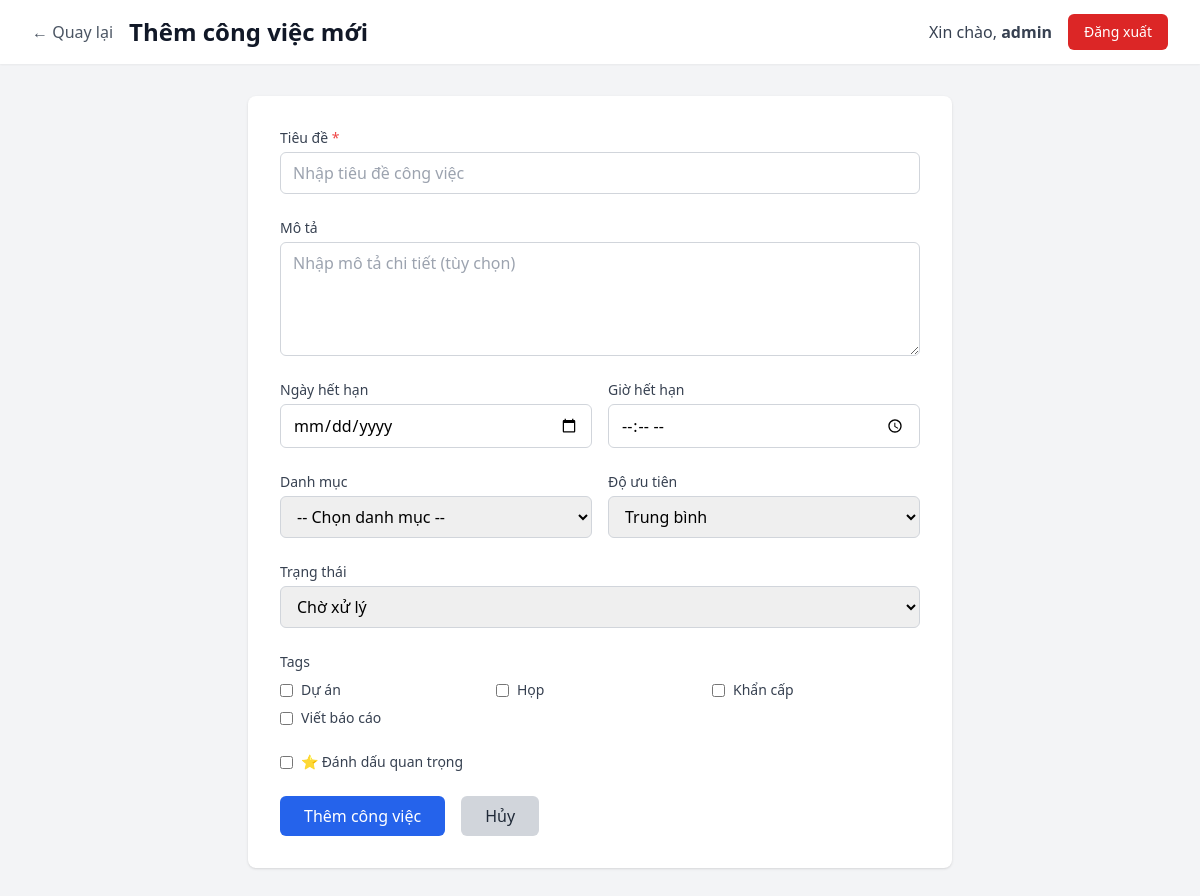
Page /public/dashboard/tasks/create.php (signed in) on the committed database.
### tables this page shows
CREATE TABLE `tags` (
  `id` int(10) UNSIGNED NOT NULL,
  `user_id` int(10) UNSIGNED NOT NULL,
  `name` varchar(50) NOT NULL,
  `color` varchar(7) DEFAULT '#6B7280' COMMENT 'Mã màu hex',
  `created_at` timestamp NOT NULL DEFAULT current_timestamp()
);

### src/Helpers/Session.php (called while the page is built, shortened)
<?php
class Session {
    public static function get($key, $default = null) {
        return $_SESSION[$key] ?? $default;
    }
}

### config/database.php (called while the page is built, shortened)
<?php
class Database {
    private static $instance = null;
    private $pdo;
    private function __construct() {
        try {
            $dsn = "mysql:host=" . DB_HOST . ";dbname=" . DB_NAME . ";charset=" . DB_CHARSET;
            $options = [
                PDO::ATTR_ERRMODE => PDO::ERRMODE_EXCEPTION,
                PDO::ATTR_DEFAULT_FETCH_MODE => PDO::FETCH_ASSOC,
                PDO::ATTR_EMULATE_PREPARES => false,
            ];
            $this->pdo = new PDO($dsn, DB_USER, DB_PASS, $options);
        } catch (PDOException $e) {
            die("Database connection failed: " . $e->getMessage());
        }
    }
    public static function getInstance() {
        if (self::$instance === null) {
            self::$instance = new self();
        }
        return self::$instance;
    }
    public function getConnection() {
        return $this->pdo;
    }
}
function getDB() {
    return Database::getInstance()->getConnection();
}

### src/Models/Tag.php (called while the page is built, shortened)
<?php
require_once __DIR__ . '/../../config/database.php';
class Tag {
    private $pdo;
    public function __construct() {
        $this->pdo = getDB();
    }
    public function getAllByUserId($userId) {
        $stmt = $this->pdo->prepare("
            SELECT * FROM tags
            WHERE user_id = ?
            ORDER BY name ASC
        ");
        $stmt->execute([$userId]);
        return $stmt->fetchAll();
    }
}

### public/dashboard/tasks/create.php (the view, shortened to what this page needs)
<?php
require_once __DIR__ . '/../../../src/Models/Tag.php';
require_once __DIR__ . '/../../../src/Helpers/Session.php';
$userId = Session::get('user_id');
$username = Session::get('username');
$tagModel = new Tag();
$tags = $tagModel->getAllByUserId($userId);
$errors = [];
?>
<!DOCTYPE html>
<html lang="vi">
<head>
    <script src="https://cdn.tailwindcss.com"></script>
</head>
<body class="bg-gray-100 min-h-screen">
    <nav class="bg-white shadow-sm">
        <div class="max-w-7xl mx-auto px-4 sm:px-6 lg:px-8">
            <div class="flex justify-between h-16">
                <div class="flex items-center">
                    <a href="../index.php" class="text-gray-600 hover:text-gray-900 mr-4">← Quay lại</a>
                    <h1 class="text-2xl font-bold text-gray-900">Thêm công việc mới</h1>
                </div>
                <div class="flex items-center space-x-4">
                    <span class="text-gray-700">Xin chào, <strong><?php echo htmlspecialchars($username); ?></strong></span>
                    <a href="../../logout.php" class="bg-red-600 hover:bg-red-700 text-white px-4 py-2 rounded-md text-sm font-medium">
                        Đăng xuất
                    </a>
                </div>
            </div>
        </div>
    </nav>
    <div class="max-w-3xl mx-auto px-4 sm:px-6 lg:px-8 py-8">
        <div class="bg-white rounded-lg shadow p-8">
            <form method="POST" action="" class="space-y-6">
                <div>
                    <label for="title" class="block text-sm font-medium text-gray-700">Tiêu đề <span class="text-red-500">*</span></label>
                    <input type="text" id="title" name="title" required
                           class="mt-1 block w-full border border-gray-300 rounded-md px-3 py-2 focus:outline-none focus:ring-blue-500 focus:border-blue-500 <?php echo isset($errors['title']) ? 'border-red-500' : ''; ?>"
                           value="<?php echo htmlspecialchars($_POST['title'] ?? ''); ?>"
                           placeholder="Nhập tiêu đề công việc">
                </div>
                <div>
                    <label for="description" class="block text-sm font-medium text-gray-700">Mô tả</label>
                    <textarea id="description" name="description" rows="4"
                              class="mt-1 block w-full border border-gray-300 rounded-md px-3 py-2 focus:outline-none focus:ring-blue-500 focus:border-blue-500"
                              placeholder="Nhập mô tả chi tiết (tùy chọn)"><?php echo htmlspecialchars($_POST['description'] ?? ''); ?></textarea>
                </div>
                <div class="grid grid-cols-1 md:grid-cols-2 gap-4">
                    <div>
                        <label for="due_date" class="block text-sm font-medium text-gray-700">Ngày hết hạn</label>
                        <input type="date" id="due_date" name="due_date"
                               class="mt-1 block w-full border border-gray-300 rounded-md px-3 py-2 focus:outline-none focus:ring-blue-500 focus:border-blue-500 <?php echo isset($errors['due_date']) ? 'border-red-500' : ''; ?>"
                               value="<?php echo htmlspecialchars($_POST['due_date'] ?? ''); ?>">
                    </div>
                    <div>
                        <label for="due_time" class="block text-sm font-medium text-gray-700">Giờ hết hạn</label>
                        <input type="time" id="due_time" name="due_time"
                               class="mt-1 block w-full border border-gray-300 rounded-md px-3 py-2 focus:outline-none focus:ring-blue-500 focus:border-blue-500"
                               value="<?php echo htmlspecialchars($_POST['due_time'] ?? ''); ?>">
                    </div>
                </div>
                <div class="grid grid-cols-1 md:grid-cols-2 gap-4">
                    <div>
                        <label for="category_id" class="block text-sm font-medium text-gray-700">Danh mục</label>
                        <select id="category_id" name="category_id"
                                class="mt-1 block w-full border border-gray-300 rounded-md px-3 py-2 focus:outline-none focus:ring-blue-500 focus:border-blue-500">
                            <option value="">-- Chọn danh mục --</option>
                        </select>
                    </div>
                    <div>
                        <label for="priority" class="block text-sm font-medium text-gray-700">Độ ưu tiên</label>
                        <select id="priority" name="priority"
                                class="mt-1 block w-full border border-gray-300 rounded-md px-3 py-2 focus:outline-none focus:ring-blue-500 focus:border-blue-500">
                            <option value="medium" <?php echo ($_POST['priority'] ?? 'medium') === 'medium' ? 'selected' : ''; ?>>Trung bình</option>
                        </select>
                    </div>
                </div>
                <div>
                    <label for="status" class="block text-sm font-medium text-gray-700">Trạng thái</label>
                    <select id="status" name="status"
                            class="mt-1 block w-full border border-gray-300 rounded-md px-3 py-2 focus:outline-none focus:ring-blue-500 focus:border-blue-500">
                        <option value="pending" <?php echo ($_POST['status'] ?? 'pending') === 'pending' ? 'selected' : ''; ?>>Chờ xử lý</option>
                    </select>
                </div>
                <div>
                    <label class="block text-sm font-medium text-gray-700 mb-2">Tags</label>
                    <div class="grid grid-cols-2 md:grid-cols-3 gap-2">
                        <?php foreach ($tags as $tag): ?>
                            <label class="flex items-center space-x-2 cursor-pointer">
                                <input type="checkbox" name="tag_ids[]" value="<?php echo $tag['id']; ?>"
                                       class="rounded border-gray-300 text-blue-600 focus:ring-blue-500"
                                       <?php echo (isset($_POST['tag_ids']) && in_array($tag['id'], $_POST['tag_ids'])) ? 'checked' : ''; ?>>
                                <span class="text-sm text-gray-700"><?php echo htmlspecialchars($tag['name']); ?></span>
                            </label>
                        <?php endforeach; ?>
                    </div>
                </div>
                <div>
                    <label class="flex items-center space-x-2 cursor-pointer">
                        <input type="checkbox" name="is_important" value="1"
                               class="rounded border-gray-300 text-yellow-600 focus:ring-yellow-500"
                               <?php echo isset($_POST['is_important']) ? 'checked' : ''; ?>>
                        <span class="text-sm font-medium text-gray-700">⭐ Đánh dấu quan trọng</span>
                    </label>
                </div>
                <div class="flex space-x-4">
                    <button type="submit" class="bg-blue-600 hover:bg-blue-700 text-white px-6 py-2 rounded-md font-medium">
                        Thêm công việc
                    </button>
                    <a href="../index.php" class="bg-gray-300 hover:bg-gray-400 text-gray-800 px-6 py-2 rounded-md font-medium">
                        Hủy
                    </a>
                </div>
            </form>
        </div>
    </div>
</body>
</html>

### rows in the picture
tags: name "Dự án"
tags: name "Họp"
tags: name "Khẩn cấp"
tags: name "Viết báo cáo"

### other values in the picture
$username "admin"
